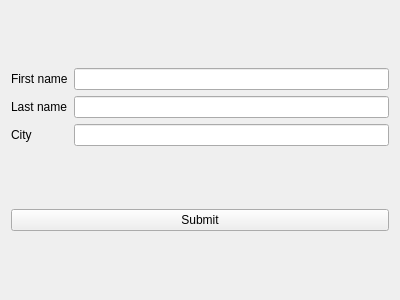
<?xml version="1.0" encoding="UTF-8"?>
<ui version="4.0">
 <class>Widget</class>
 <widget class="QWidget" name="Widget">
  <property name="geometry">
   <rect>
    <x>0</x>
    <y>0</y>
    <width>400</width>
    <height>300</height>
   </rect>
  </property>
  <property name="windowTitle">
   <string>Widget</string>
  </property>
  <layout class="QVBoxLayout" name="verticalLayout_3">
   <item>
    <layout class="QHBoxLayout" name="horizontalLayout">
     <item>
      <layout class="QVBoxLayout" name="verticalLayout">
       <item>
        <widget class="QLabel" name="label">
         <property name="text">
          <string>First name</string>
         </property>
        </widget>
       </item>
       <item>
        <widget class="QLabel" name="label_2">
         <property name="text">
          <string>Last name</string>
         </property>
        </widget>
       </item>
       <item>
        <widget class="QLabel" name="label_3">
         <property name="text">
          <string>City</string>
         </property>
        </widget>
       </item>
      </layout>
     </item>
     <item>
      <layout class="QVBoxLayout" name="verticalLayout_2">
       <item>
        <widget class="QLineEdit" name="firstNameLineEdit"/>
       </item>
       <item>
        <widget class="QLineEdit" name="lastNameLineEdit"/>
       </item>
       <item>
        <widget class="QLineEdit" name="cityLineEdit"/>
       </item>
      </layout>
     </item>
    </layout>
   </item>
   <item>
    <widget class="QPushButton" name="submitButton">
     <property name="text">
      <string>Submit</string>
     </property>
    </widget>
   </item>
  </layout>
 </widget>
 <layoutdefault spacing="6" margin="11"/>
 <resources/>
 <connections/>
</ui>
